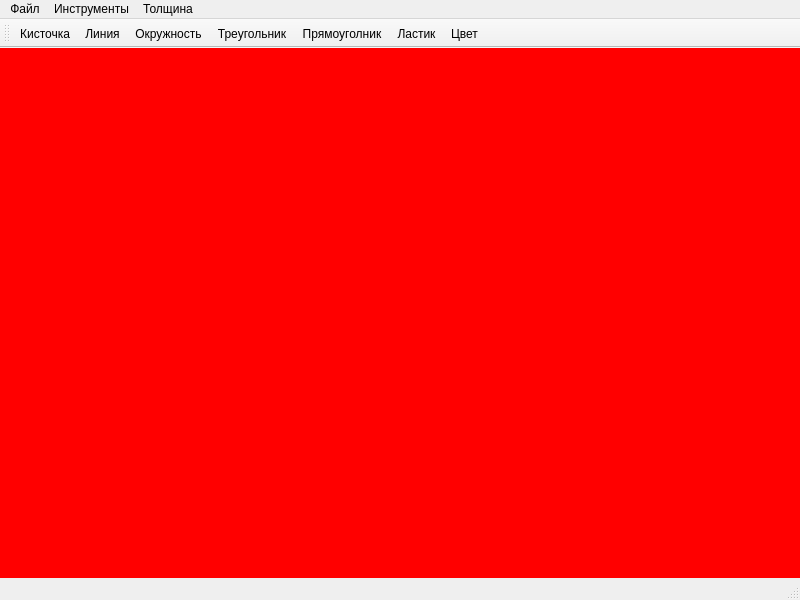
<?xml version="1.0" encoding="UTF-8"?>
<ui version="4.0">
 <class>MainWindow</class>
 <widget class="QMainWindow" name="MainWindow">
  <property name="geometry">
   <rect>
    <x>0</x>
    <y>0</y>
    <width>800</width>
    <height>600</height>
   </rect>
  </property>
  <property name="windowTitle">
   <string>MainWindow</string>
  </property>
  <property name="styleSheet">
   <string notr="true">#centralwidget
{background-color: rgb(255, 0, 0);}
</string>
  </property>
  <widget class="QWidget" name="centralwidget"/>
  <widget class="QMenuBar" name="menubar">
   <property name="geometry">
    <rect>
     <x>0</x>
     <y>0</y>
     <width>800</width>
     <height>18</height>
    </rect>
   </property>
   <widget class="QMenu" name="menu">
    <property name="title">
     <string>Инструменты</string>
    </property>
    <addaction name="brush"/>
    <addaction name="line"/>
    <addaction name="circle"/>
    <addaction name="rectangle"/>
    <addaction name="triangle"/>
    <addaction name="lastik"/>
    <addaction name="color"/>
   </widget>
   <widget class="QMenu" name="menu_2">
    <property name="title">
     <string>Толщина</string>
    </property>
    <addaction name="thin"/>
    <addaction name="not_thin"/>
    <addaction name="average"/>
    <addaction name="thick"/>
    <addaction name="very_thick"/>
   </widget>
   <widget class="QMenu" name="menu_3">
    <property name="title">
     <string>Файл</string>
    </property>
    <addaction name="save"/>
   </widget>
   <addaction name="menu_3"/>
   <addaction name="menu"/>
   <addaction name="menu_2"/>
  </widget>
  <widget class="QStatusBar" name="statusbar"/>
  <widget class="QToolBar" name="toolBar">
   <property name="windowTitle">
    <string>toolBar</string>
   </property>
   <attribute name="toolBarArea">
    <enum>TopToolBarArea</enum>
   </attribute>
   <attribute name="toolBarBreak">
    <bool>false</bool>
   </attribute>
   <addaction name="brush"/>
   <addaction name="line"/>
   <addaction name="circle"/>
   <addaction name="triangle"/>
   <addaction name="rectangle"/>
   <addaction name="lastik"/>
   <addaction name="color"/>
  </widget>
  <action name="brush">
   <property name="icon">
    <iconset>
     <normalon>brush.png</normalon>
    </iconset>
   </property>
   <property name="text">
    <string>Кисточка</string>
   </property>
  </action>
  <action name="line">
   <property name="icon">
    <iconset>
     <normalon>line.png</normalon>
    </iconset>
   </property>
   <property name="text">
    <string>Линия</string>
   </property>
  </action>
  <action name="circle">
   <property name="icon">
    <iconset>
     <normalon>circle.png</normalon>
    </iconset>
   </property>
   <property name="text">
    <string>Окружность</string>
   </property>
  </action>
  <action name="color">
   <property name="icon">
    <iconset>
     <normalon>grad.jpg</normalon>
    </iconset>
   </property>
   <property name="text">
    <string>Цвет</string>
   </property>
  </action>
  <action name="lastik">
   <property name="icon">
    <iconset>
     <normaloff>lastik.jpg</normaloff>lastik.jpg</iconset>
   </property>
   <property name="text">
    <string>Ластик</string>
   </property>
  </action>
  <action name="rectangle">
   <property name="icon">
    <iconset>
     <normaloff>rec.jpg</normaloff>rec.jpg</iconset>
   </property>
   <property name="text">
    <string>Прямоуголник</string>
   </property>
  </action>
  <action name="triangle">
   <property name="icon">
    <iconset>
     <normaloff>triangle.png</normaloff>triangle.png</iconset>
   </property>
   <property name="text">
    <string>Треугольник</string>
   </property>
  </action>
  <action name="thin">
   <property name="text">
    <string>Тонкая</string>
   </property>
  </action>
  <action name="not_thin">
   <property name="text">
    <string>Не очень тонкая</string>
   </property>
  </action>
  <action name="average">
   <property name="text">
    <string>Средняя</string>
   </property>
  </action>
  <action name="thick">
   <property name="text">
    <string>Толстая</string>
   </property>
  </action>
  <action name="very_thick">
   <property name="text">
    <string>Очень толстая</string>
   </property>
  </action>
  <action name="save">
   <property name="text">
    <string>Сохранить</string>
   </property>
  </action>
 </widget>
 <resources/>
 <connections/>
</ui>
